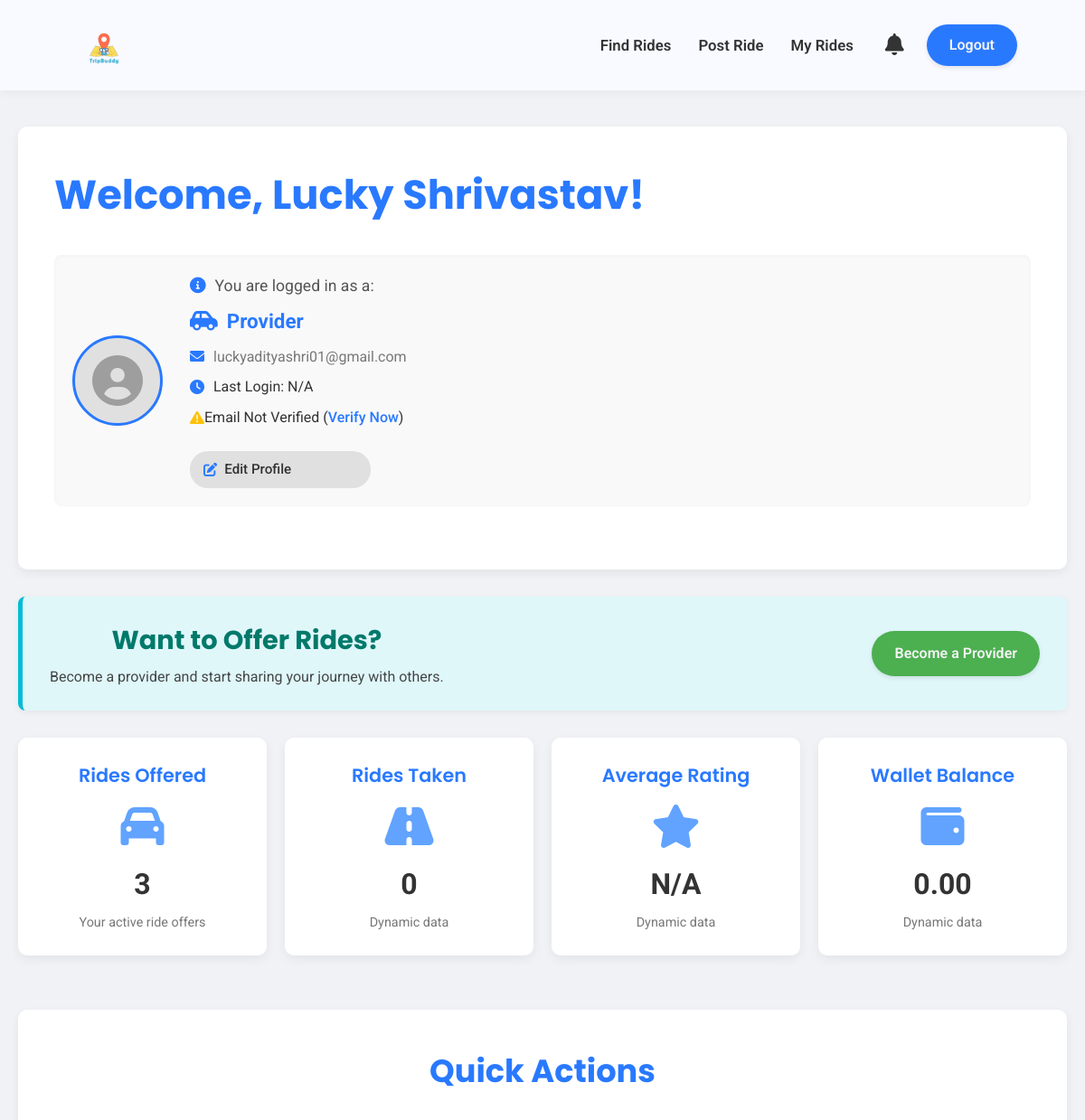
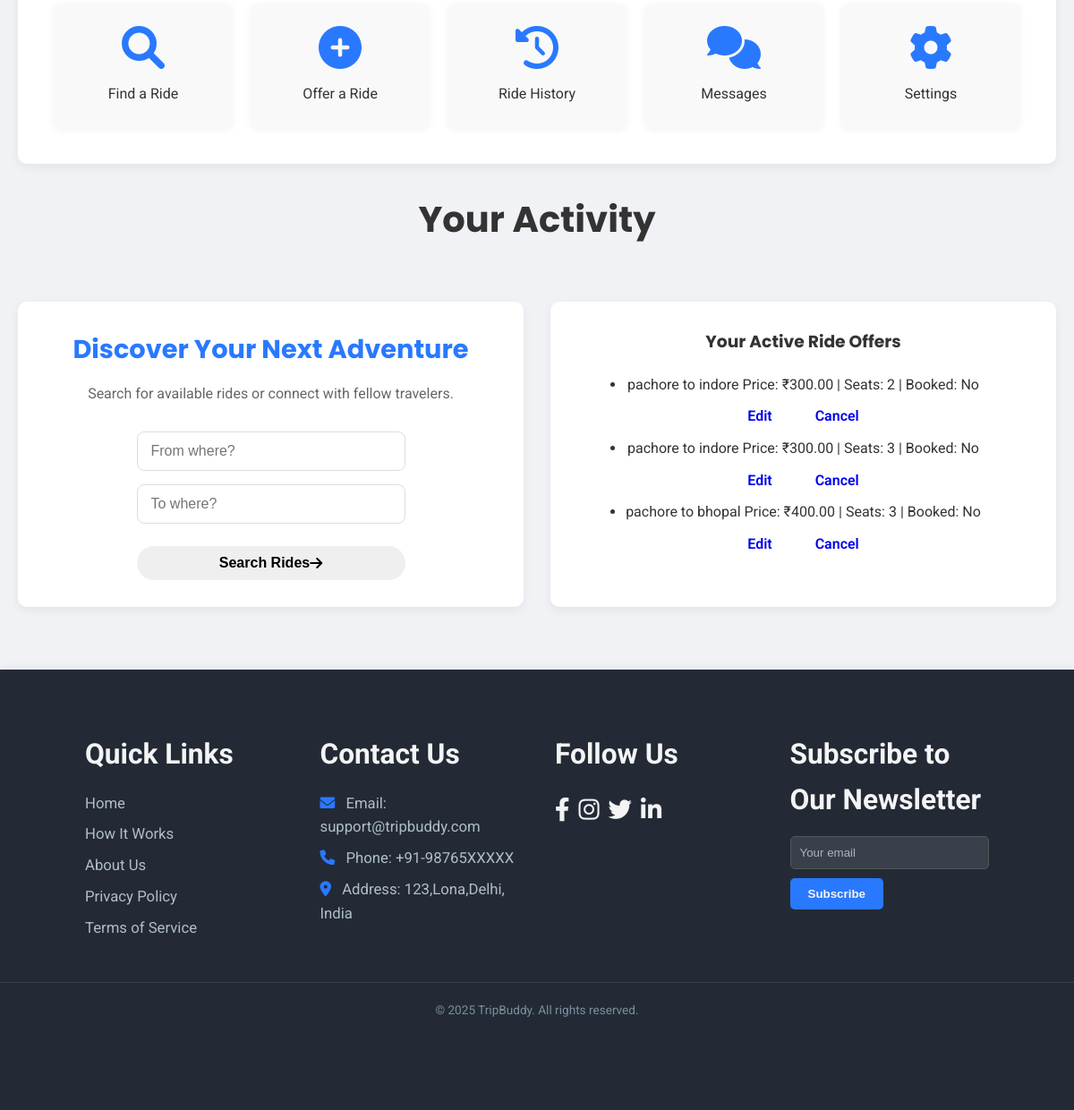
Page /dashboard (signed in) on the committed database (2 pictures, top to bottom).
### models.py (models this page shows, shortened)
class User(UserMixin, db.Model):
    id = db.Column(db.Integer, primary_key=True)
    username = db.Column(db.String(80), unique=True, nullable=False)
    email = db.Column(db.String(120), unique=True, nullable=False) # ADD THIS LINE
    password = db.Column(db.String(120), nullable=False)
    role = db.Column(db.String(20), nullable=False) # e.g., 'Renter', 'Provider'
    rides_created = db.relationship('Ride', backref='creator', lazy=True)

class Ride(db.Model):
    id = db.Column(db.Integer, primary_key=True)
    start_location = db.Column(db.String(100), nullable=False)
    end_location = db.Column(db.String(100), nullable=False)
    price = db.Column(db.Float, nullable=False)
    seats = db.Column(db.Integer, nullable=False)
    is_booked = db.Column(db.Boolean, default=False)
    creator_id = db.Column(db.Integer, db.ForeignKey('user.id'), nullable=False)

### app.py (the view)
@app.route('/dashboard')
@login_required
def dashboard():
    user_rides = Ride.query.filter_by(creator_id=current_user.id).all()
    rides_offered_count = len(user_rides) # Calculate the count of rides offered
    return render_template('dashboard.html', name=current_user.username, role=current_user.role, user_rides=user_rides, rides_offered_count=rides_offered_count) # Pass the count

### app.py (called while the page is built)
@login_manager.user_loader
def load_user(user_id):
    return User.query.get(int(user_id))

### templates/dashboard.html (shortened to what this page needs)
<!DOCTYPE html>
<html lang="en">
<head>
    <link rel="stylesheet" href="https://cdnjs.cloudflare.com/ajax/libs/font-awesome/6.0.0-beta3/css/all.min.css">
    <link rel="stylesheet" href="{{ url_for('static', filename='css/main.css') }}">
    <link rel="stylesheet" href="{{ url_for('static', filename='css/dashboard.css') }}">
</head>
<body>
    <header class="dashboard-header">
        <div class="header-container">
            <div class="logo">
                <img src="{{ url_for('static', filename='images/tripbuddy.png') }}" alt="TripBuddy Logo" class="logo-img">
            </div>
            <div class="header-right-section">
                <nav class="dashboard-nav-header">
                    <ul>
                        <li><a href="{{ url_for('find_rides') }}">Find Rides</a></li>
                        <li><a href="{{ url_for('post_ride') }}">Post Ride</a></li>
                        <li><a href="#">My Rides</a></li> </ul>
                </nav>
                <div class="header-actions">
                    <button class="notification-bell" aria-label="Notifications">
                        <i class="fas fa-bell"></i>
                    </button>
                    <a href="{{ url_for('logout') }}" class="logout-btn-header">Logout</a>
                </div>
            </div>
        </div>
    </header>
    <main>
        <div class="dashboard-content">
            <h1 class="welcome-heading">Welcome, {{ name }}!</h1>
            <div class="user-summary-section">
                <div class="user-avatar-placeholder">
                    <i class="fas fa-user-circle"></i> </div>
                <div class="user-details">
                    <p class="logged-in-as"><i class="fas fa-info-circle info-icon"></i> You are logged in as a:</p>
                    <p class="user-role-display">
                        {% if role == 'Renter' %}
                            <i class="fas fa-user-tag role-icon"></i> Renter
                        {% elif role == 'Provider' %}
                            <i class="fas fa-car-side role-icon"></i> Provider
                        {% else %}
                            <i class="fas fa-user role-icon"></i> {{ role }} {% endif %}
                    </p>
                    <p class="user-email-display"><i class="fas fa-envelope email-icon"></i> {{ current_user.email }}</p>
                    <p class="user-meta-info"><i class="fas fa-clock meta-icon"></i> Last Login: {{ current_user.last_login_date | default('N/A') }}</p>
                    <p class="user-meta-info">
                        {% if current_user.is_email_verified %}
                            <i class="fas fa-check-circle verified-icon"></i> Email Verified
                        {% else %}
                            <i class="fas fa-exclamation-triangle unverified-icon"></i> Email Not Verified (<a href="#" class="verify-link">Verify Now</a>)
                        {% endif %}
                    </p>
                    <a href="#" class="edit-profile-link"><i class="fas fa-edit"></i> Edit Profile</a>
                </div>
            </div>
        </div>
        {% if role and (role.lower() == 'renter' or role.lower() == 'provider') %}
        <div class="provider-cta-section">
            <div class="provider-cta-text">
                <h2>Want to Offer Rides?</h2>
                <p>Become a provider and start sharing your journey with others.</p>
            </div>
            <a href="#" class="become-provider-btn">Become a Provider</a>
        </div>
        {% endif %}
        <div class="dashboard-stats-grid">
            <div class="stat-card">
                <h3 class="stat-title">Rides Offered</h3>
                <i class="fas fa-car stat-icon"></i>
                <p class="stat-value">{{ rides_offered_count | default(0) }}</p>
                <p class="stat-description">Your active ride offers</p>
            </div>
            <div class="stat-card">
                <h3 class="stat-title">Rides Taken</h3>
                <i class="fas fa-road stat-icon"></i>
                <p class="stat-value">{{ rides_taken | default(0) }}</p>
                <p class="stat-description">Dynamic data</p>
            </div>
            <div class="stat-card">
                <h3 class="stat-title">Average Rating</h3>
                <i class="fas fa-star stat-icon"></i>
                <p class="stat-value">{{ average_rating | default('N/A') }}</p>
                <p class="stat-description">Dynamic data</p>
            </div>
            <div class="stat-card">
                <h3 class="stat-title">Wallet Balance</h3>
                <i class="fas fa-wallet stat-icon"></i>
                <p class="stat-value">{{ wallet_balance | default('0.00') }}</p>
                <p class="stat-description">Dynamic data</p>
            </div>
        </div>
        <section class="quick-actions-section">
            <h2 class="quick-actions-heading">Quick Actions</h2>
            <div class="action-grid">
                <a href="{{ url_for('find_rides') }}" class="action-card">
                    <i class="fas fa-search action-icon"></i>
                    <p class="action-text">Find a Ride</p>
                </a>
                <a href="{{ url_for('post_ride') }}" class="action-card">
                    <i class="fas fa-plus-circle action-icon"></i>
                    <p class="action-text">Offer a Ride</p>
                </a>
                <a href="#" class="action-card">
                    <i class="fas fa-history action-icon"></i>
                    <p class="action-text">Ride History</p>
                </a>
                <a href="#" class="action-card">
                    <i class="fas fa-comments action-icon"></i>
                    <p class="action-text">Messages</p>
                </a>
                <a href="#" class="action-card">
                    <i class="fas fa-cog action-icon"></i>
                    <p class="action-text">Settings</p>
                </a>
            </div>
        </section>
        <h2 class="main-activity-title">Your Activity</h2>
        <section class="activity-cards-grid">
            <div class="card discover-adventure-card">
                <h3>Discover Your Next Adventure</h3>
                <p>Search for available rides or connect with fellow travelers.</p>
                <form class="search-ride-form">
                    <input type="text" placeholder="From where?" class="form-input">
                    <input type="text" placeholder="To where?" class="form-input">
                    <button type="submit" class="btn btn-primary">Search Rides <i class="fas fa-arrow-right"></i></button>
                </form>
            </div>
            <div class="card active-offers-card">
                <h3>Your Active Ride Offers</h3>
                {% if user_rides %}
                    <ul class="offer-list">
                        {% for ride in user_rides %}
                            <li class="offer-item">
                                <span class="offer-route">{{ ride.start_location }} to {{ ride.end_location }}</span>
                                <span class="offer-details">Price: ₹{{ "%.2f"|format(ride.price) }} | Seats: {{ ride.seats }} | Booked: {{ 'Yes' if ride.is_booked else 'No' }}</span>
                                <div class="offer-actions">
                                    <a href="#" class="btn btn-sm btn-info">Edit</a>
                                    <a href="#" class="btn btn-sm btn-danger">Cancel</a>
                                </div>
                            </li>
                        {% endfor %}
                    </ul>
                {% else %}
                    <p class="no-offers-message"><i class="fas fa-info-circle"></i> You currently have no active ride offers.</p>
                    <a href="{{ url_for('post_ride') }}" class="btn btn-secondary-outline">Post a New Ride</a>
                {% endif %}
            </div>
            </section>
        </main>
    <footer class="main-footer section-padding">
        <div class="footer-container container">
            <div class="footer-links-group">
                <h4>Quick Links</h4>
                <a href="{{ url_for('home') }}">Home</a>
                <a href="{{ url_for('home') }}#how-it-works">How It Works</a>
                <a href="{{ url_for('about') }}">About Us</a>
                <a href="#">Privacy Policy</a>
                <a href="#">Terms of Service</a>
            </div>
            <div class="footer-contact-group">
                <h4>Contact Us</h4>
                <p><i class="fas fa-envelope"></i> Email: support@tripbuddy.com</p>
                <p><i class="fas fa-phone"></i> Phone: +91-98765XXXXX</p>
                <p><i class="fas fa-map-marker-alt"></i> Address: 123,Lona,Delhi, India</p>
            </div>
            <div class="footer-social-group">
                <h4>Follow Us</h4>
                <div class="social-icons">
                    <a href="https://www.facebook.com" target="_blank" aria-label="Facebook"><i class="fab fa-facebook-f"></i></a>
                    <a href="https://www.instagram.com" target="_blank" aria-label="Instagram"><i class="fab fa-instagram"></i></a>
                    <a href="https://www.twitter.com" target="_blank" aria-label="Twitter"><i class="fab fa-twitter"></i></a>
                    <a href="https://www.linkedin.com" target="_blank" aria-label="LinkedIn"><i class="fab fa-linkedin-in"></i></a>
                </div>
            </div>
            <div class="footer-newsletter-group">
                <h4>Subscribe to Our Newsletter</h4>
                <form class="newsletter-form">
                    <input type="email" placeholder="Your email" required />
                    <button type="submit">Subscribe</button>
                </form>
            </div>
        </div>
        <p class="footer-copy">&copy; 2025 TripBuddy. All rights reserved.</p>
    </footer>
    </body>
</html>

### static/css/main.css (style rules this page uses)
* { margin: 0; padding: 0; box-sizing: border-box; }
:root { --primary-color: #2979FF; --secondary-color: #FFD600; --dark-blue-hover: #1976D2; --dark-yellow-hover: #FFC107; --text-dark: #333333; --text-light: #f4f4f4; --background-light: #ffffff; --bg-dark: #232a36; --shadow-light: rgba(0, 0, 0, 0.05); --shadow-medium: rgba(0, 0, 0, 0.15); --poppins: 'Poppins', sans-serif; --roboto: 'Roboto', sans-serif; --primary-color-dark: #1976D2; --text-white: #ffffff; --bg-card: #ffffff; --text-medium: #666; }
body { font-family: var(--roboto); line-height: 1.6; color: var(--text-dark); background-color: #F0F2F5; overflow-x: hidden; display: flex; flex-direction: column; min-height: 100vh; }
.container { width: 90%; max-width: 1200px; margin: 0 auto; }
h1, h2, h3 { font-family: var(--poppins); color: var(--text-dark); margin-bottom: 20px; }
.section-padding { padding: 80px 0; }
.logo img { height: 80px; width: auto; display: block; }
.btn, .nav-btn { display: inline-flex; align-items: center; justify-content: center; padding: 8px 20px; border-radius: 25px; text-decoration: none; font-weight: 600; transition: all 0.3s ease; font-size: 1em; border: 2px solid transparent; cursor: pointer; white-space: nowrap; }
.btn::after, .nav-btn::after { display: none; }
.main-footer { background: var(--bg-dark); color: #B0BEC5; text-align: center; box-shadow: 0 -2px 10px var(--shadow-light); padding-top: 50px; margin-top: auto; }
.main-footer .footer-container { display: flex; flex-wrap: wrap; justify-content: space-around; margin-bottom: 20px; font-size: 1.1em; padding: 0 15px; }
.footer-links-group, .footer-contact-group, .footer-social-group, .footer-newsletter-group { margin: 20px; min-width: 200px; flex: 1; max-width: 280px; text-align: left; }
.footer-links-group h4, .footer-contact-group h4, .footer-social-group h4, .footer-newsletter-group h4 { margin-bottom: 15px; font-size: 1.8em; color: var(--text-light); }
.footer-links-group a, .footer-contact-group p { display: block; color: #B0BEC5; text-decoration: none; margin-bottom: 8px; font-size: 0.95em; }
.footer-contact-group p i { margin-right: 8px; color: var(--primary-color); }
.footer-social-group .social-icons { margin-top: 0; display: flex; justify-content: flex-start; }
.footer-social-group .social-icons a { margin: 0 10px 0 0; font-size: 1.5em; color: var(--text-light); }
.footer-newsletter-group .newsletter-form { display: flex; flex-direction: column; align-items: flex-start; }
.footer-newsletter-group input { padding: 10px; width: 100%; max-width: 250px; margin-bottom: 10px; border: 1px solid #555; background-color: rgba(255, 255, 255, 0.1); color: var(--text-light); border-radius: 5px; }
.footer-newsletter-group input::placeholder { color: rgba(255, 255, 255, 0.6); }
.footer-newsletter-group button { padding: 10px 20px; background-color: var(--primary-color); color: var(--text-light); border: none; cursor: pointer; border-radius: 5px; font-weight: bold; transition: background-color 0.3s ease; }
.footer-copy { border-top: 1px solid rgba(255, 255, 255, 0.1); padding-top: 20px; margin-top: 20px; padding-bottom: 20px; font-size: 0.85em; color: #78909C; }

### rows in the picture
User: username "Lucky Shrivastav", email "luckyadityashri01@gmail.com"
Ride: start_location "pachore", end_location "indore", price "300.00", seats "2", is_booked "No"
Ride: start_location "pachore", end_location "indore", price "300.00", seats "3", is_booked "No"
Ride: start_location "pachore", end_location "bhopal", price "400.00", seats "3", is_booked "No"

### other values in the picture
{{ current_user.last_login_date | default('N/A') }} "N/A"
{{ rides_offered_count | default(0) }} "3"
{{ rides_taken | default(0) }} "0"
{{ average_rating | default('N/A') }} "N/A"
{{ wallet_balance | default('0.00') }} "0.00"
